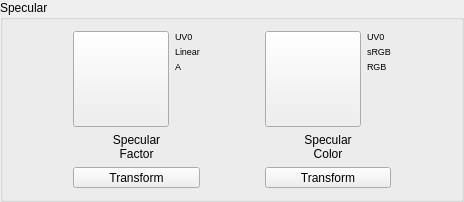
            <widget class="QGroupBox" name="grpSpecular">
             <property name="title">
              <string>Specular</string>
             </property>
             <layout class="QHBoxLayout" name="horizontalLayout_7">
              <item>
               <spacer name="horizontalSpacer_31">
                <property name="orientation">
                 <enum>Qt::Orientation::Horizontal</enum>
                </property>
                <property name="sizeHint" stdset="0">
                 <size>
                  <width>59</width>
                  <height>20</height>
                 </size>
                </property>
               </spacer>
              </item>
              <item>
               <layout class="QVBoxLayout" name="verticalLayout_23">
                <item>
                 <layout class="QHBoxLayout" name="horizontalLayoutSpecFactorPreview">
                  <property name="spacing">
                   <number>6</number>
                  </property>
                  <item>
                   <widget class="QPushButton" name="btnSpecFactorColorTex">
                    <property name="minimumSize">
                     <size>
                      <width>96</width>
                      <height>96</height>
                     </size>
                    </property>
                    <property name="maximumSize">
                     <size>
                      <width>96</width>
                      <height>96</height>
                     </size>
                    </property>
                    <property name="acceptDrops">
                     <bool>true</bool>
                    </property>
                    <property name="toolTip">
                     <string>Load/Replace Specular Factor</string>
                    </property>
                    <property name="text">
                     <string/>
                    </property>
                    <property name="iconSize">
                     <size>
                      <width>90</width>
                      <height>90</height>
                     </size>
                    </property>
                   </widget>
                  </item>
                  <item>
                   <layout class="QVBoxLayout" name="verticalLayoutSpecFactorMeta">
                    <property name="spacing">
                     <number>4</number>
                    </property>
                    <item>
                     <widget class="QLabel" name="lblSpecFactorMetaUV">
                      <property name="font">
                       <font>
                        <pointsize>7</pointsize>
                       </font>
                      </property>
                      <property name="text">
                       <string>UV0</string>
                      </property>
                     </widget>
                    </item>
                    <item>
                     <widget class="QLabel" name="lblSpecFactorMetaColorSpace">
                      <property name="font">
                       <font>
                        <pointsize>7</pointsize>
                       </font>
                      </property>
                      <property name="text">
                       <string>Linear</string>
                      </property>
                     </widget>
                    </item>
                    <item>
                     <widget class="QLabel" name="lblSpecFactorMetaPacking">
                      <property name="font">
                       <font>
                        <pointsize>7</pointsize>
                       </font>
                      </property>
                      <property name="text">
                       <string>A</string>
                      </property>
                     </widget>
                    </item>
                    <item>
                     <spacer name="verticalSpacerSpecFactorMeta">
                      <property name="orientation">
                       <enum>Qt::Orientation::Vertical</enum>
                      </property>
                      <property name="sizeHint" stdset="0">
                       <size>
                        <width>20</width>
                        <height>40</height>
                       </size>
                      </property>
                     </spacer>
                    </item>
                   </layout>
                  </item>
                 </layout>
                </item>
                <item>
                 <widget class="QLabel" name="lblSpecFactorColor">
                  <property name="text">
                   <string>Specular
Factor</string>
                  </property>
                  <property name="alignment">
                   <set>Qt::AlignmentFlag::AlignCenter</set>
                  </property>
                 </widget>
                </item>
                <item>
                 <widget class="QToolButton" name="toolButtonSpecFactorTexTrsf">
                  <property name="sizePolicy">
                   <sizepolicy hsizetype="MinimumExpanding" vsizetype="Fixed">
                    <horstretch>0</horstretch>
                    <verstretch>0</verstretch>
                   </sizepolicy>
                  </property>
                  <property name="toolTip">
                   <string>Open UV transform controls (offset/scale/rotation)
for this texture</string>
                  </property>
                  <property name="text">
                   <string>Transform</string>
                  </property>
                 </widget>
                </item>
               </layout>
              </item>
              <item>
               <spacer name="horizontalSpacer_32">
                <property name="orientation">
                 <enum>Qt::Orientation::Horizontal</enum>
                </property>
                <property name="sizeHint" stdset="0">
                 <size>
                  <width>59</width>
                  <height>20</height>
                 </size>
                </property>
               </spacer>
              </item>
              <item>
               <layout class="QVBoxLayout" name="verticalLayout_24">
                <item>
                 <layout class="QHBoxLayout" name="horizontalLayoutSpecColorPreview">
                  <property name="spacing">
                   <number>6</number>
                  </property>
                  <item>
                   <widget class="QPushButton" name="btnSpecColorColorTex">
                    <property name="minimumSize">
                     <size>
                      <width>96</width>
                      <height>96</height>
                     </size>
                    </property>
                    <property name="maximumSize">
                     <size>
                      <width>96</width>
                      <height>96</height>
                     </size>
                    </property>
                    <property name="acceptDrops">
                     <bool>true</bool>
                    </property>
                    <property name="toolTip">
                     <string>Load/Replace Specular Color</string>
                    </property>
                    <property name="text">
                     <string/>
                    </property>
                    <property name="iconSize">
                     <size>
                      <width>90</width>
                      <height>90</height>
                     </size>
                    </property>
                   </widget>
                  </item>
                  <item>
                   <layout class="QVBoxLayout" name="verticalLayoutSpecColorMeta">
                    <property name="spacing">
                     <number>4</number>
                    </property>
                    <item>
                     <widget class="QLabel" name="lblSpecColorMetaUV">
                      <property name="font">
                       <font>
                        <pointsize>7</pointsize>
                       </font>
                      </property>
                      <property name="text">
                       <string>UV0</string>
                      </property>
                     </widget>
                    </item>
                    <item>
                     <widget class="QLabel" name="lblSpecColorMetaColorSpace">
                      <property name="font">
                       <font>
                        <pointsize>7</pointsize>
                       </font>
                      </property>
                      <property name="text">
                       <string>sRGB</string>
                      </property>
                     </widget>
                    </item>
                    <item>
                     <widget class="QLabel" name="lblSpecColorMetaPacking">
                      <property name="font">
                       <font>
                        <pointsize>7</pointsize>
                       </font>
                      </property>
                      <property name="text">
                       <string>RGB</string>
                      </property>
                     </widget>
                    </item>
                    <item>
                     <spacer name="verticalSpacerSpecColorMeta">
                      <property name="orientation">
                       <enum>Qt::Orientation::Vertical</enum>
                      </property>
                      <property name="sizeHint" stdset="0">
                       <size>
                        <width>20</width>
                        <height>40</height>
                       </size>
                      </property>
                     </spacer>
                    </item>
                   </layout>
                  </item>
                 </layout>
                </item>
                <item>
                 <widget class="QLabel" name="lblSpecColorColor">
                  <property name="text">
                   <string>Specular
Color</string>
                  </property>
                  <property name="alignment">
                   <set>Qt::AlignmentFlag::AlignCenter</set>
                  </property>
                 </widget>
                </item>
                <item>
                 <widget class="QToolButton" name="toolButtonSpecColorTexTrsf">
                  <property name="sizePolicy">
                   <sizepolicy hsizetype="MinimumExpanding" vsizetype="Fixed">
                    <horstretch>0</horstretch>
                    <verstretch>0</verstretch>
                   </sizepolicy>
                  </property>
                  <property name="toolTip">
                   <string>Open UV transform controls (offset/scale/rotation)
for this texture</string>
                  </property>
                  <property name="text">
                   <string>Transform</string>
                  </property>
                 </widget>
                </item>
               </layout>
              </item>
              <item>
               <spacer name="horizontalSpacer_33">
                <property name="orientation">
                 <enum>Qt::Orientation::Horizontal</enum>
                </property>
                <property name="sizeHint" stdset="0">
                 <size>
                  <width>59</width>
                  <height>20</height>
                 </size>
                </property>
               </spacer>
              </item>
             </layout>
            </widget>
